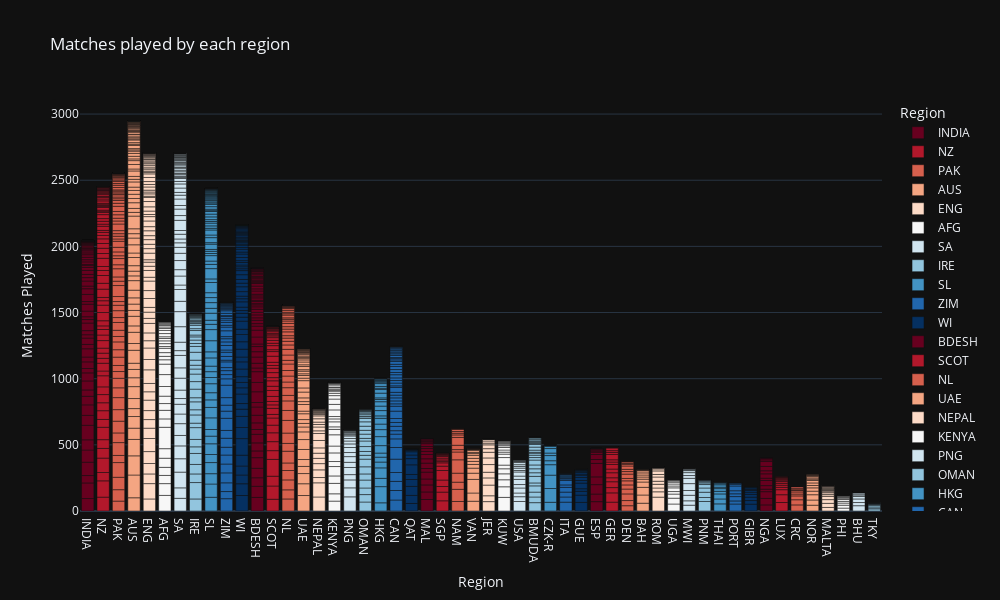

The notebook cell this image was saved under:
### Code cell
#plotting
px.bar(t20, x="Final Region", y="HS", color="Final Region", title="Matches played by each region"
       , color_discrete_sequence=px.colors.sequential.RdBu, height=600, width=1000, template="plotly_dark",
       labels={"Final Region": "Region", "HS": "Matches Played"})
